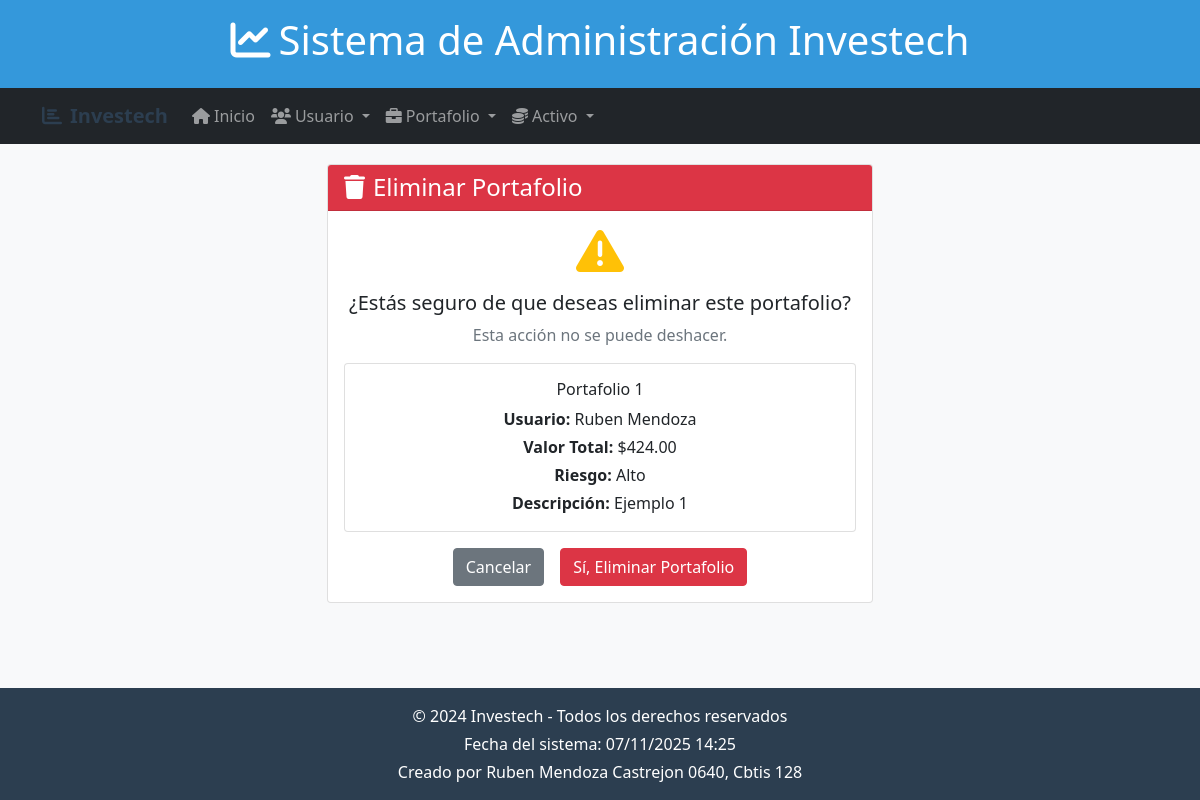
Screenshot of /portafolios/borrar/2/ with the database file from the repository.
### app_investech/models.py (models this page shows, shortened)
class Portafolio(models.Model):
    usuario = models.ForeignKey(Usuario, on_delete=models.CASCADE, related_name="portafolios")
    nombre = models.CharField(max_length=100)
    descripcion = models.TextField(blank=True)
    valor_total = models.DecimalField(max_digits=12, decimal_places=2, default=0.00)
    fecha_creacion = models.DateTimeField(auto_now_add=True)
    riesgo = models.CharField(max_length=50, choices=[('bajo', 'Bajo'), ('medio', 'Medio'), ('alto', 'Alto')])
    activos = models.ManyToManyField('Activo', related_name="portafolios")

class Usuario(models.Model):
    nombre = models.CharField(max_length=100)
    apellido = models.CharField(max_length=100)
    email = models.EmailField(unique=True)
    telefono = models.CharField(max_length=20, blank=True, null=True)
    fecha_registro = models.DateTimeField(auto_now_add=True)
    pais = models.CharField(max_length=50)
    saldo_disponible = models.DecimalField(max_digits=12, decimal_places=2, default=0.00)

### app_investech/views.py (the view)
# urls.py: path('portafolios/borrar/<int:portafolio_id>/', views.borrar_portafolio, name='borrar_portafolio'),
def borrar_portafolio(request, portafolio_id):
    portafolio = get_object_or_404(Portafolio, id=portafolio_id)
    if request.method == 'POST':
        portafolio.delete()
        return redirect('inicio_portafolio')
    return render(request, 'portafolio/borrar_portafolio.html', {'portafolio': portafolio})

### app_investech/templates/portafolio/borrar_portafolio.html (shortened to what this page needs)
{% extends 'base.html' %}
{% block content %}
<div class="row">
    <div class="col-md-6 mx-auto">
        <div class="card">
            <div class="card-header bg-danger text-white">
                <h4 class="mb-0"><i class="fas fa-trash me-2"></i>Eliminar Portafolio</h4>
            </div>
            <div class="card-body text-center">
                <i class="fas fa-exclamation-triangle fa-3x text-warning mb-3"></i>
                <h5>¿Estás seguro de que deseas eliminar este portafolio?</h5>
                <p class="text-muted">Esta acción no se puede deshacer.</p>
                <div class="card mb-3">
                    <div class="card-body">
                        <h6>{{ portafolio.nombre }}</h6>
                        <p class="mb-1"><strong>Usuario:</strong> {{ portafolio.usuario.nombre }} {{ portafolio.usuario.apellido }}</p>
                        <p class="mb-1"><strong>Valor Total:</strong> ${{ portafolio.valor_total }}</p>
                        <p class="mb-1"><strong>Riesgo:</strong> {{ portafolio.get_riesgo_display }}</p>
                        <p class="mb-0"><strong>Descripción:</strong> {{ portafolio.descripcion|truncatewords:10 }}</p>
                    </div>
                </div>
                <form method="POST">
                    <div class="d-grid gap-2 d-md-flex justify-content-md-center">
                        <a href="{% url 'inicio_portafolio' %}" class="btn btn-secondary me-md-2">Cancelar</a>
                        <button type="submit" class="btn btn-danger">Sí, Eliminar Portafolio</button>
                    </div>
                </form>
            </div>
        </div>
    </div>
</div>
{% endblock %}

### app_investech/templates/base.html (style rules this page uses)
body { background-color: #f8f9fa; min-height: 100vh; display: flex; flex-direction: column; }

### rows the page displays
Portafolio: nombre "Portafolio 1", usuario.nombre "Ruben", usuario.apellido "Mendoza", valor_total "424.00", riesgo "Alto", descripcion "Ejemplo 1"
